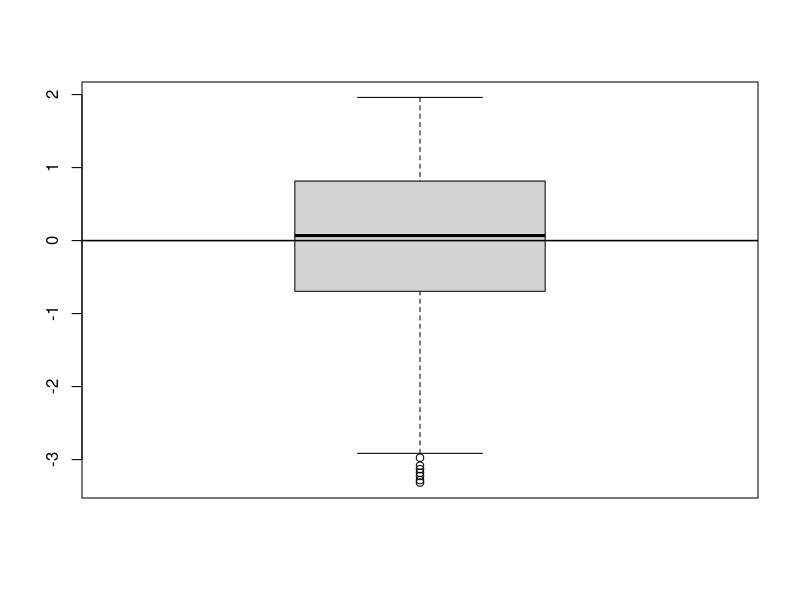
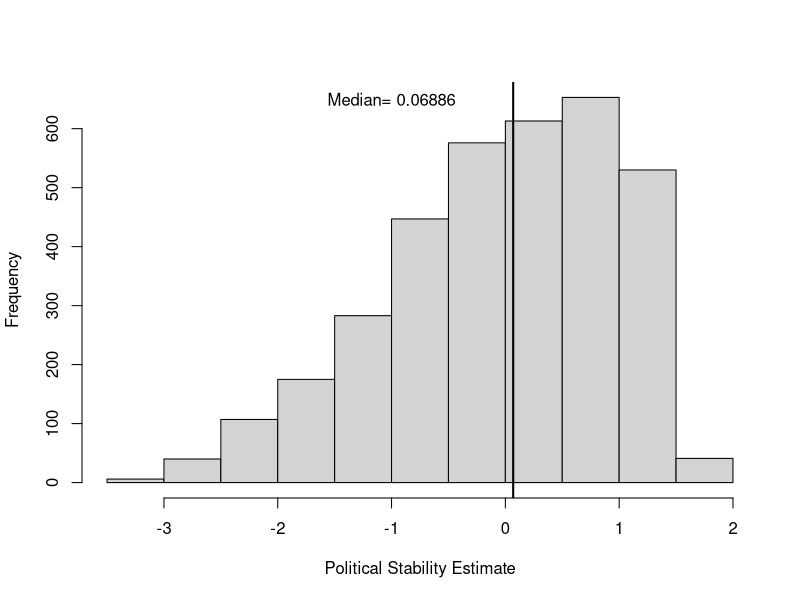
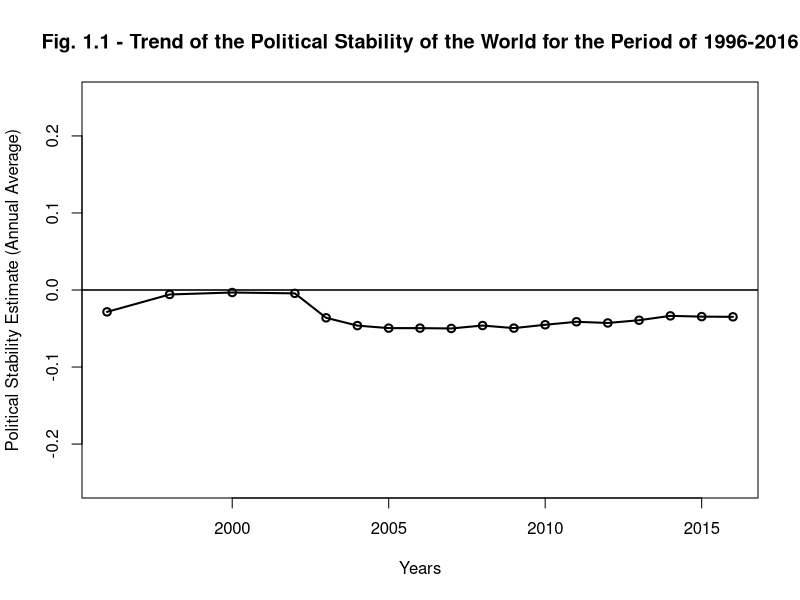
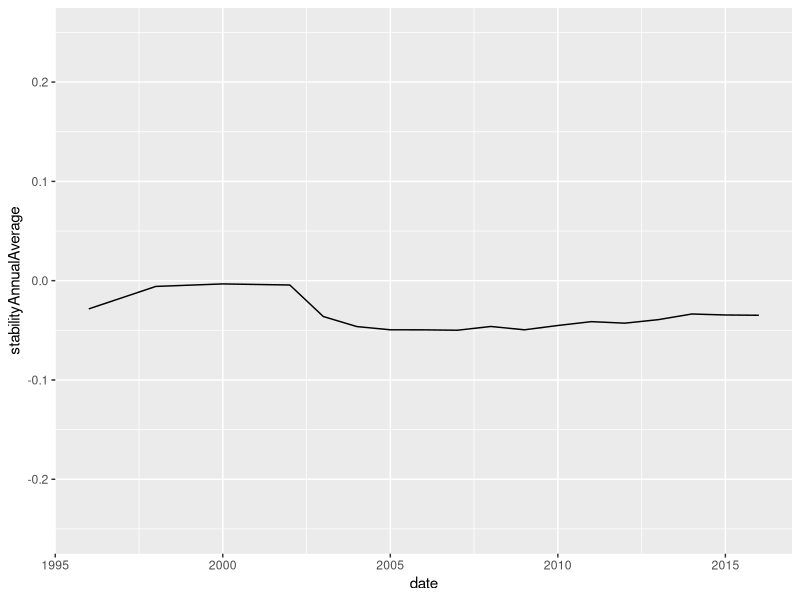
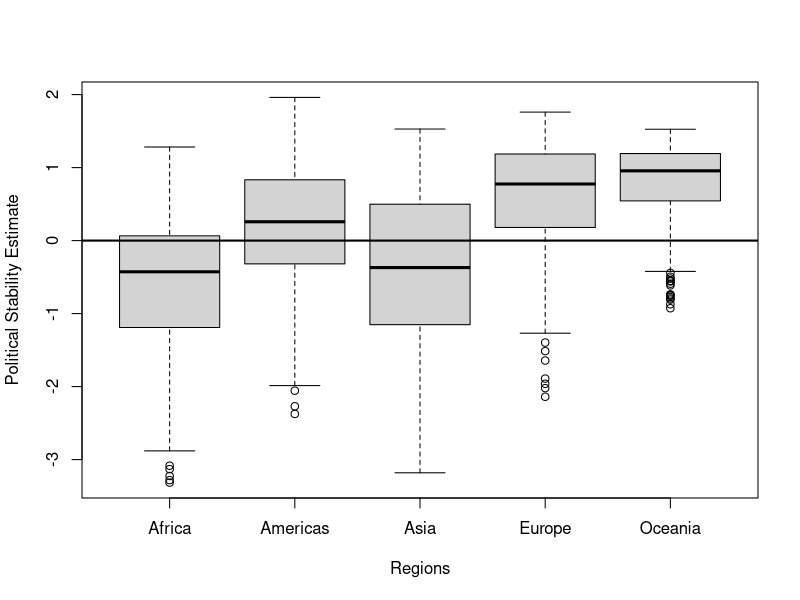
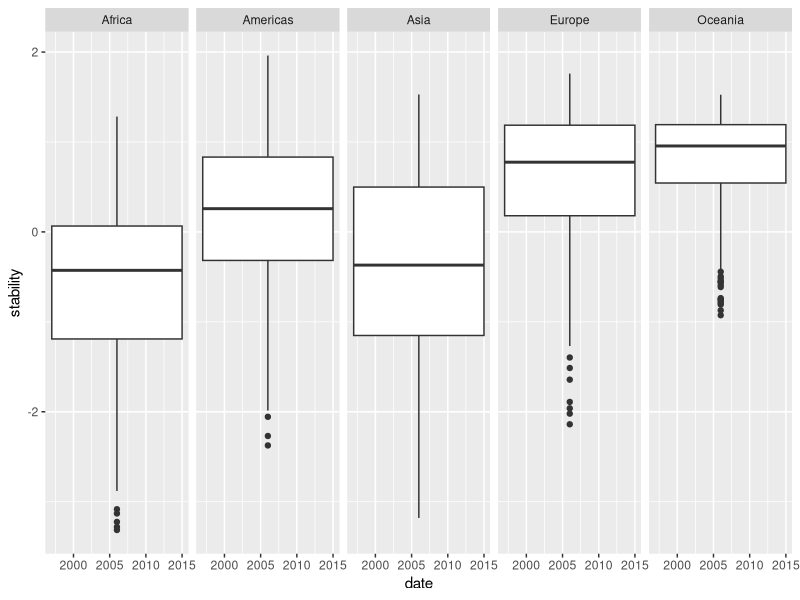
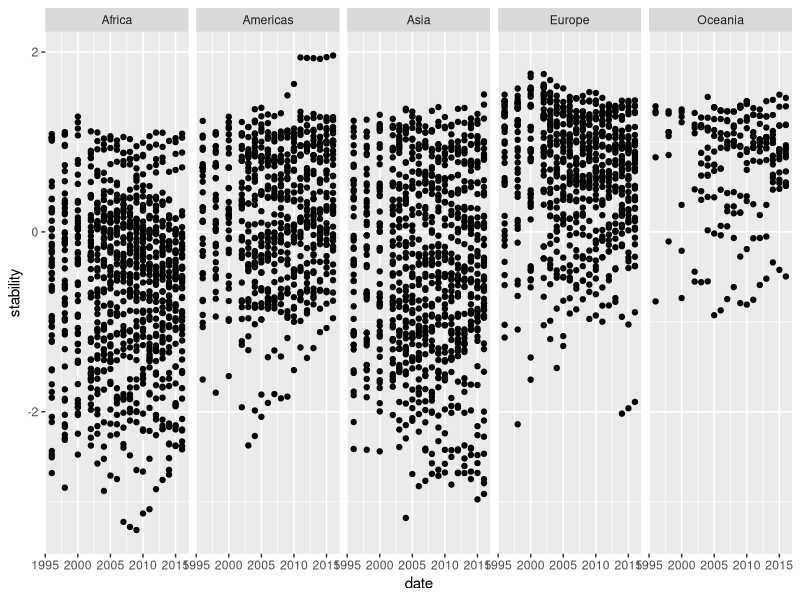
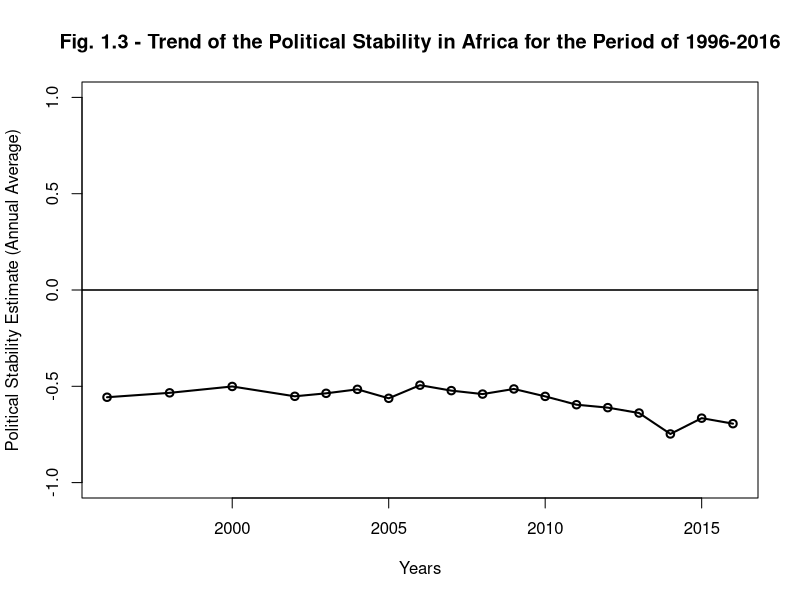

Reproduce these figures in R, in order.
## ---- chunk 1
knitr::opts_chunk$set(echo = TRUE)
## ---- chunk 2
# reading the data in r

library(readr)
library(lubridate)
library(dplyr)
library(Hmisc)
library(caret)
library(kernlab)
library(stringr)
library(knitr)
library(VIM)

WGIbyCountryAndRegion <- read.csv("WGIbyCountryAndRegion.csv")
WGIbyCountryAndRegion <- tbl_df(WGIbyCountryAndRegion)
WGIbyCountryAndRegion$date <- as.numeric(WGIbyCountryAndRegion$date)
glimpse(WGIbyCountryAndRegion)

## ---- chunk 3
summary(WGIbyCountryAndRegion$stability)

## ---- chunk 4
boxplot(WGIbyCountryAndRegion$stability)
abline(h = 0, lwd= 1.5)

## ---- chunk 5

hist(WGIbyCountryAndRegion$stability, main= "", xlab = "Political Stability Estimate")
abline(v = median(WGIbyCountryAndRegion$stability, na.rm = TRUE), lwd = 2)
text(x = -1, y = 650, "Median= 0.06886")

## ---- chunk 6
#Proportion of stability and instability for the whole world

stabilityProp <- table(WGIbyCountryAndRegion$stabilityDummy)
prop.table(stabilityProp)
## ---- chunk 7

kable(table(WGIbyCountryAndRegion$stabilityCategory))

## ---- chunk 8
# generating the stability trend of the world

stabilityTrend <- WGIbyCountryAndRegion %>%
  group_by(date) %>%
  summarise(stabilityAnnualAverage = mean(stability, na.rm=TRUE))


## ---- chunk 9
library(ggplot2)
# plotting the stability trend of the world

plot(stabilityTrend$date, stabilityTrend$stabilityAnnualAverage, type="o", lwd = 2,
     ylim=range( -0.25,0.25),
     main="Fig. 1.1 - Trend of the Political Stability of the World for the Period of 1996-2016",
     xlab = "Years", ylab = "Political Stability Estimate (Annual Average)")
abline(h = 0, lwd = 1.5)


ggplot(stabilityTrend, aes(date, stabilityAnnualAverage)) +
  geom_line() + ylim(-0.25, 0.25)
## ---- chunk 10
#Proportion of stability by region

stabilityPropByRegion <- table(WGIbyCountryAndRegion$stabilityDummy, WGIbyCountryAndRegion$region)
kable(stabilityPropByRegion)
prop.table(stabilityPropByRegion)

## ---- chunk 11

# Boxplot of Political Stability by Region
boxplot(stability~region,data=WGIbyCountryAndRegion, main="",
        xlab="Regions", ylab="Political Stability Estimate")
abline(h = 0, lwd = 2)


ggplot(WGIbyCountryAndRegion, aes(x = date, y = stability)) +
  geom_boxplot() + 
  facet_grid(cols = vars(region))
## ---- chunk 12
# stability scater plot by region

ggplot(WGIbyCountryAndRegion, aes(x = date, y = stability)) +
  geom_point() + 
  facet_grid(cols = vars(region))

## ---- chunk 13
# stability trend for Africa
africaDF <- filter(WGIbyCountryAndRegion, region == "Africa")
stabilityTrendAf <- africaDF %>%
  group_by(date) %>% 
  summarise(stabilityAnnualAverage = mean(stability, na.rm=TRUE))
head(stabilityTrendAf)
## ---- chunk 14
# plotting the stability trend in Africa
plot(stabilityTrendAf$date, stabilityTrendAf$stabilityAnnualAverage, type="o", lwd = 2,
     ylim=range(-1, 1),
     main="Fig. 1.3 - Trend of the Political Stability in Africa for the Period of 1996-2016",
     xlab = "Years", ylab = "Political Stability Estimate (Annual Average)")
abline(h = 0, lwd = 1.5)


ggplot(stabilityTrendAf, aes(date, stabilityAnnualAverage)) +
  geom_line() + ylim(-1, 1)
## ---- chunk 15
# stability trend for the rest of the world
restOfWorldDF <- filter(WGIbyCountryAndRegion, region != "Africa")
stabilityTrendRoW <- restOfWorldDF %>%
  group_by(date) %>% 
  summarise(stabilityAnnualAverage = mean(stability, na.rm=TRUE))
head(stabilityTrendRoW)
## ---- chunk 16
# plotting the stability trend for the rest of the world
plot(stabilityTrendRoW$date, stabilityTrendRoW$stabilityAnnualAverage, type="o", lwd = 2,
     ylim=range(-1, 1),
     main="Fig. 1.3 - Trend of the Political Stability for the Rest of the World for the Period of 1996-2016",
     xlab = "Years", ylab = "Political Stability Estimate (Annual Average)")
abline(h = 0, lwd = 1.5)


ggplot(stabilityTrendRoW, aes(date, stabilityAnnualAverage)) +
  geom_line() + ylim(-1, 1)
## ---- chunk 17

WGIdevIneqPovDF <- read.csv("WGIdevIneqPovDF.csv")
WGIdevIneqPovDF <- tbl_df(WGIdevIneqPovDF)

# scaterplot of political stability and GDP annual growth
plot(WGIdevIneqPovDF$stability, WGIdevIneqPovDF$GDPannualGrowthRate)

## ---- chunk 18

# scaterplot of political stability and GNI per capita

plot(WGIdevIneqPovDF$stability, WGIdevIneqPovDF$GNIperCapita)
## ---- chunk 19
